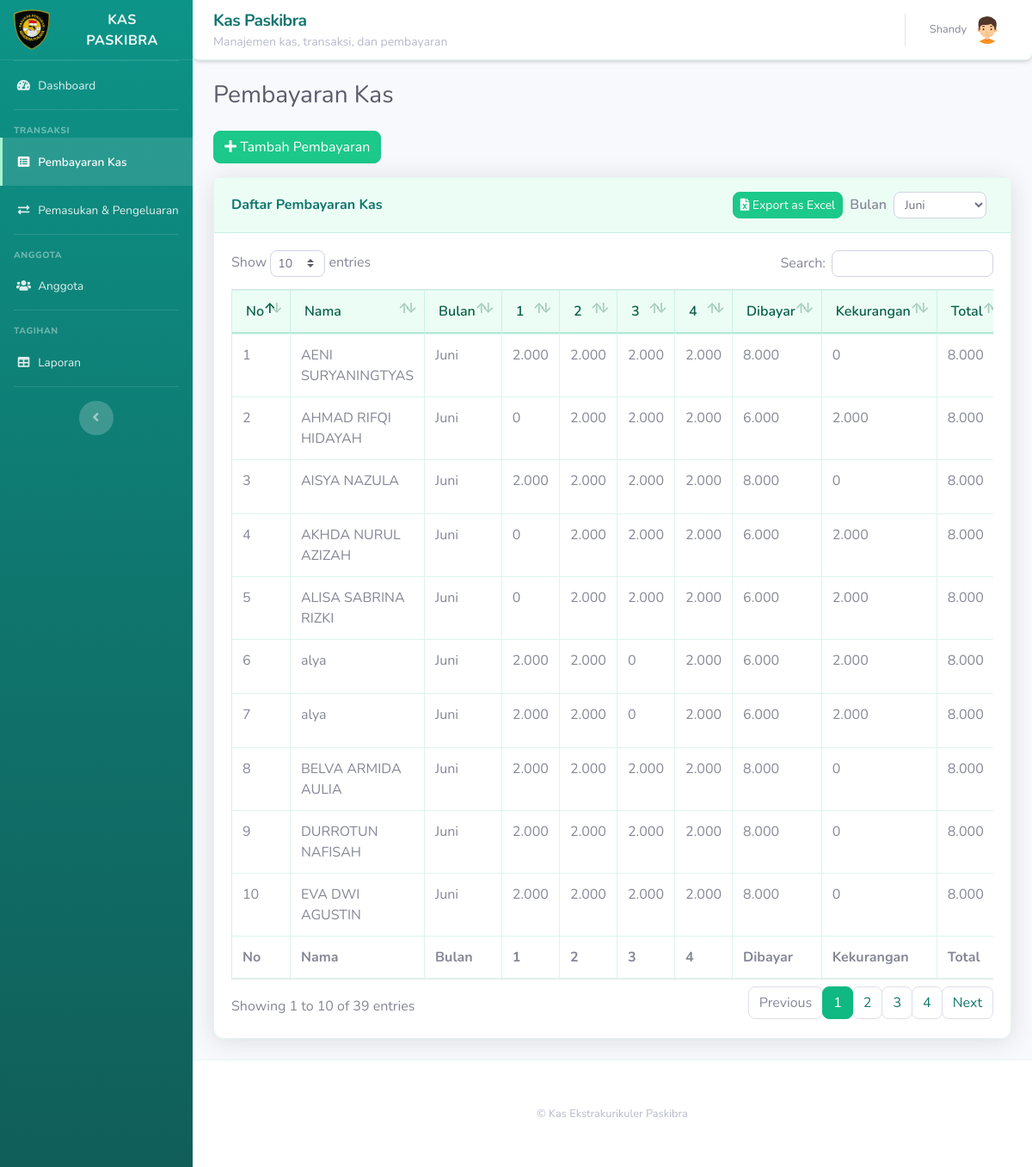
The page /pembayaran.php?bulan=Juni (signed in) on the database its author committed.
### tables this page shows
CREATE TABLE `pembayaran_kas` (
  `id_kas` int(11) NOT NULL,
  `nama` varchar(50) NOT NULL,
  `minggu_1` int(11) DEFAULT 0,
  `minggu_2` int(11) DEFAULT 0,
  `minggu_3` int(11) DEFAULT 0,
  `minggu_4` int(11) DEFAULT 0,
  `bulan` varchar(20) NOT NULL,
  `dibayar` int(11) DEFAULT 0,
  `kekurangan` int(11) DEFAULT 0,
  `total` int(11) DEFAULT 0
);

### pembayaran.php (the view, shortened to what this page needs)
<!DOCTYPE html>
<html lang="en">
<head>
  <link href="vendor/fontawesome-free/css/all.min.css" rel="stylesheet" type="text/css">
  <link href="css/sb-admin-2.min.css" rel="stylesheet">
  <link href="css/paskibra-theme.css" rel="stylesheet">
  <link href="vendor/datatables/dataTables.bootstrap4.min.css" rel="stylesheet">
  <script src="https://cdn.jsdelivr.net/npm/@tailwindcss/browser@4"></script>
</head>
<body id="page-top">
<?php
require 'koneksi.php';
require 'sidebar.php';
$bulanOptions = ['Januari', 'Februari', 'Maret', 'April', 'Mei', 'Juni', 'Juli', 'Agustus', 'September', 'Oktober', 'November', 'Desember'];
$selectedBulan = isset($_GET['bulan']) ? $_GET['bulan'] : 'Januari';
$safeBulan = mysqli_real_escape_string($koneksi, $selectedBulan);
$queryKas = mysqli_query($koneksi, "SELECT * FROM pembayaran_kas WHERE bulan = '{$safeBulan}' ORDER BY nama");
?>
  <div id="content">
<?php require 'navbar.php'; ?>
    <div class="container-fluid">
      <div class="d-sm-flex align-items-center justify-content-between mb-4">
        <h1 class="h3 mb-0 text-gray-800">Pembayaran Kas</h1>
      </div>
      <button type="button" class="btn btn-success mb-3" data-toggle="modal" data-target="#modalTambahKas">
        <i class="fa fa-plus"></i> Tambah Pembayaran
      </button>
      <div class="card shadow mb-4" id="card-pembayaran-kas">
        <div class="card-header py-3 d-flex flex-row align-items-center justify-content-between">
          <h6 class="m-0 font-weight-bold text-primary">Daftar Pembayaran Kas</h6>
          <div class="d-flex align-items-center flex-wrap">
            <a href="export-pembayaran.php?bulan=<?php echo urlencode($selectedBulan); ?>" class="btn btn-success btn-sm mr-2" title="Simpan sebagai Excel">
              <i class="fas fa-file-excel"></i> Export as Excel
            </a>
            <form class="form-inline mb-0" method="get">
              <div class="form-group mr-2">
                <label for="filter-bulan" class="mr-2 mb-0">Bulan</label>
                <select id="filter-bulan" name="bulan" class="form-control form-control-sm" onchange="this.form.submit()">
<?php
foreach ($bulanOptions as $b) {
    $selected = ($selectedBulan === $b) ? 'selected' : '';
    echo '<option value="'.$b.'" '.$selected.'>'.$b.'</option>';
}
?>
                </select>
              </div>
            </form>
          </div>
        </div>
        <div class="card-body">
          <div class="table-responsive">
            <table class="table table-bordered" id="dataTable" width="100%" cellspacing="0">
              <thead>
                <tr>
                  <th>No</th>
                  <th>Nama</th>
                  <th>Bulan</th>
                  <th>1</th>
                  <th>2</th>
                  <th>3</th>
                  <th>4</th>
                  <th>Dibayar</th>
                  <th>Kekurangan</th>
                  <th>Total</th>
                </tr>
              </thead>
              <tfoot>
                <tr>
                  <th>No</th>
                  <th>Nama</th>
                  <th>Bulan</th>
                  <th>1</th>
                  <th>2</th>
                  <th>3</th>
                  <th>4</th>
                  <th>Dibayar</th>
                  <th>Kekurangan</th>
                  <th>Total</th>
                </tr>
              </tfoot>
              <tbody>
<?php
$no = 1;
while ($row = mysqli_fetch_assoc($queryKas)) {
    ?>
                <tr>
                  <td><?php echo $no++; ?></td>
                  <td><?php echo htmlspecialchars($row['nama'], ENT_QUOTES, 'UTF-8'); ?></td>
                  <td><?php echo htmlspecialchars($row['bulan'], ENT_QUOTES, 'UTF-8'); ?></td>
                  <td><?php echo number_format($row['minggu_1'], 0, ',', '.'); ?></td>
                  <td><?php echo number_format($row['minggu_2'], 0, ',', '.'); ?></td>
                  <td><?php echo number_format($row['minggu_3'], 0, ',', '.'); ?></td>
                  <td><?php echo number_format($row['minggu_4'], 0, ',', '.'); ?></td>
                  <td><?php echo number_format($row['dibayar'], 0, ',', '.'); ?></td>
                  <td><?php echo number_format($row['kekurangan'], 0, ',', '.'); ?></td>
                  <td><?php echo number_format($row['total'], 0, ',', '.'); ?></td>
                </tr>
<?php
}
?>
              </tbody>
            </table>
          </div>
        </div>
      </div>
    </div>
  </div>
<?php require 'footer.php'; ?>
    </div>
  </div>
</body>
</html>

### css/paskibra-theme.css (style rules this page uses)
:root { --primary: #10b981; --primary-dark: #0f766e; --primary-light: #d1fae5; --blue: #10b981; --info: #10b981; --shadow-sm: 0 1px 2px 0 rgba(15, 118, 110, 0.06); --shadow: 0 4px 6px -1px rgba(15, 118, 110, 0.08), 0 2px 4px -2px rgba(15, 118, 110, 0.06); --shadow-md: 0 10px 15px -3px rgba(15, 118, 110, 0.08), 0 4px 6px -4px rgba(15, 118, 110, 0.06); --radius: 0.75rem; --radius-sm: 0.5rem; --transition: 0.2s ease; }
* { transition-timing-function: ease; }
body { background-color: #f0fdf4; font-smoothing: antialiased; }
a { color: #0f766e; transition: color var(--transition); }
.text-primary { color: #0f766e !important; }
.btn { transition: background-color var(--transition), border-color var(--transition), transform 0.15s ease; border-radius: var(--radius-sm); }
.btn-success { border-radius: var(--radius-sm); transition: filter var(--transition), transform 0.15s ease; }
.card { border-radius: var(--radius); border: 1px solid rgba(16, 185, 129, 0.12); box-shadow: var(--shadow); transition: box-shadow var(--transition), border-color var(--transition); }
.card-header { background-color: #ecfdf5; border-bottom: 1px solid rgba(16, 185, 129, 0.18); font-weight: 600; border-radius: var(--radius) var(--radius) 0 0; padding: 0.875rem 1.25rem; }
.card-body { padding: 1.25rem; }
.form-control { border-radius: var(--radius-sm); transition: border-color var(--transition), box-shadow var(--transition); }
.custom-select, select.form-control { border-radius: var(--radius-sm); }
.table thead th { background-color: #ecfdf5; font-weight: 600; color: #065f46; border-bottom: 2px solid rgba(16, 185, 129, 0.25); padding: 0.75rem 1rem; }
table.table thead th { border-bottom-color: rgba(16, 185, 129, 0.25); }
.table tbody tr { transition: background-color var(--transition); }
.table-bordered th, .table-bordered td { border-color: rgba(16, 185, 129, 0.15); }

### pembayaran.php (style rules this page uses)
body * { visibility: hidden; }
#card-pembayaran-kas, #card-pembayaran-kas * { visibility: visible; }
#card-pembayaran-kas { position: absolute; left: 0; top: 0; width: 100%; }
.card-header .btn, .card-header .form-inline { display: none !important; }

### rows shown on the page
pembayaran_kas: nama "AENI SURYANINGTYAS", bulan "Juni", minggu_1 "2.000", minggu_2 "2.000", minggu_3 "2.000", minggu_4 "2.000", dibayar "8.000", kekurangan "0", total "8.000"
pembayaran_kas: nama "AHMAD RIFQI HIDAYAH", bulan "Juni", minggu_1 "0", minggu_2 "2.000", minggu_3 "2.000", minggu_4 "2.000", dibayar "6.000", kekurangan "2.000", total "8.000"
pembayaran_kas: nama "AISYA NAZULA", bulan "Juni", minggu_1 "2.000", minggu_2 "2.000", minggu_3 "2.000", minggu_4 "2.000", dibayar "8.000", kekurangan "0", total "8.000"
pembayaran_kas: nama "AKHDA NURUL AZIZAH", bulan "Juni", minggu_1 "0", minggu_2 "2.000", minggu_3 "2.000", minggu_4 "2.000", dibayar "6.000", kekurangan "2.000", total "8.000"
pembayaran_kas: nama "ALISA SABRINA RIZKI", bulan "Juni", minggu_1 "0", minggu_2 "2.000", minggu_3 "2.000", minggu_4 "2.000", dibayar "6.000", kekurangan "2.000", total "8.000"
pembayaran_kas: nama "alya", bulan "Juni", minggu_1 "2.000", minggu_2 "2.000", minggu_3 "0", minggu_4 "2.000", dibayar "6.000", kekurangan "2.000", total "8.000"
pembayaran_kas: nama "alya", bulan "Juni", minggu_1 "2.000", minggu_2 "2.000", minggu_3 "0", minggu_4 "2.000", dibayar "6.000", kekurangan "2.000", total "8.000"
pembayaran_kas: nama "BELVA ARMIDA AULIA", bulan "Juni", minggu_1 "2.000", minggu_2 "2.000", minggu_3 "2.000", minggu_4 "2.000", dibayar "8.000", kekurangan "0", total "8.000"
pembayaran_kas: nama "DURROTUN NAFISAH", bulan "Juni", minggu_1 "2.000", minggu_2 "2.000", minggu_3 "2.000", minggu_4 "2.000", dibayar "8.000", kekurangan "0", total "8.000"
pembayaran_kas: nama "EVA DWI AGUSTIN", bulan "Juni", minggu_1 "2.000", minggu_2 "2.000", minggu_3 "2.000", minggu_4 "2.000", dibayar "8.000", kekurangan "0", total "8.000"

### other values the page prints
$_SESSION['nama'] "Shandy"
form field bulan "Juni"
